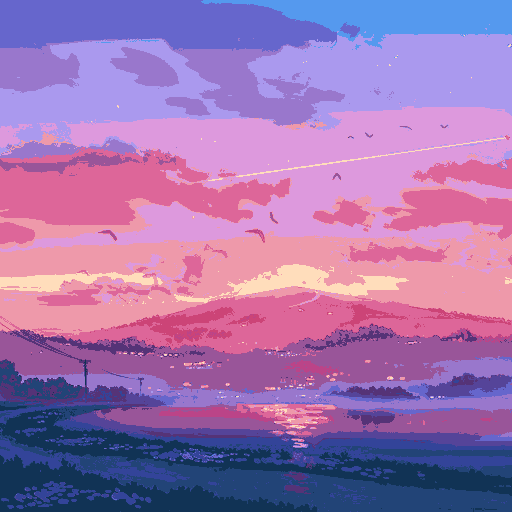

This game map was drawn from its Tiled (.tmx) file and the tilesets committed beside it. A one-line description and the full map source follow:
An orthogonal 32x32 tile map with 16x16 px tiles, 1 tile layer (landscape).

<map version="1.8" tiledversion="1.8.6" orientation="orthogonal" renderorder="right-down" width="32" height="32" tilewidth="16" tileheight="16" infinite="0" nextlayerid="2" nextobjectid="1">
 <tileset firstgid="1" name="landscape_512x512_16" tilewidth="16" tileheight="16" tilecount="1024" columns="32">
  <image source="landscape_512x512_16.bmp" width="512" height="512" />
 </tileset>
 <layer id="1" name="landscape" width="32" height="32">
  <data encoding="csv">
1,2,3,4,5,6,7,8,9,10,11,12,13,14,15,16,17,18,19,20,21,22,23,24,25,26,27,28,29,30,31,32,
33,34,35,36,37,38,39,40,41,42,43,44,45,46,47,48,49,50,51,52,53,54,55,56,57,58,59,60,61,62,63,64,
65,66,67,68,69,70,71,72,73,74,75,76,77,78,79,80,81,82,83,84,85,86,87,88,89,90,91,92,93,94,95,96,
97,98,99,100,101,102,103,104,105,106,107,108,109,110,111,112,113,114,115,116,117,118,119,120,121,122,123,124,125,126,127,128,
129,130,131,132,133,134,135,136,137,138,139,140,141,142,143,144,145,146,147,148,149,150,151,152,153,154,155,156,157,158,159,160,
161,162,163,164,165,166,167,168,169,170,171,172,173,174,175,176,177,178,179,180,181,182,183,184,185,186,187,188,189,190,191,192,
193,194,195,196,197,198,199,200,201,202,203,204,205,206,207,208,209,210,211,212,213,214,215,216,217,218,219,220,221,222,223,224,
225,226,227,228,229,230,231,232,233,234,235,236,237,238,239,240,241,242,243,244,245,246,247,248,249,250,251,252,253,254,255,256,
257,258,259,260,261,262,263,264,265,266,267,268,269,270,271,272,273,274,275,276,277,278,279,280,281,282,283,284,285,286,287,288,
289,290,291,292,293,294,295,296,297,298,299,300,301,302,303,304,305,306,307,308,309,310,311,312,313,314,315,316,317,318,319,320,
321,322,323,324,325,326,327,328,329,330,331,332,333,334,335,336,337,338,339,340,341,342,343,344,345,346,347,348,349,350,351,352,
353,354,355,356,357,358,359,360,361,362,363,364,365,366,367,368,369,370,371,372,373,374,375,376,377,378,379,380,381,382,383,384,
385,386,387,388,389,390,391,392,393,394,395,396,397,398,399,400,401,402,403,404,405,406,407,408,409,410,411,412,413,414,415,416,
417,418,419,420,421,422,423,424,425,426,427,428,429,430,431,432,433,434,435,436,437,438,439,440,441,442,443,444,445,446,447,448,
449,450,451,452,453,454,455,456,457,458,459,460,461,462,463,464,465,466,467,468,469,470,471,472,473,474,475,476,477,478,479,480,
481,482,483,484,485,486,487,488,489,490,491,492,493,494,495,496,497,498,499,500,501,502,503,504,505,506,507,508,509,510,511,512,
513,514,515,516,517,518,519,520,521,522,523,524,525,526,527,528,529,530,531,532,533,534,535,536,537,538,539,540,541,542,543,544,
545,546,547,548,549,550,551,552,553,554,555,556,557,558,559,560,561,562,563,564,565,566,567,568,569,570,571,572,573,574,575,576,
577,578,579,580,581,582,583,584,585,586,587,588,589,590,591,592,593,594,595,596,597,598,599,600,601,602,603,604,605,606,607,608,
609,610,611,612,613,614,615,616,617,618,619,620,621,622,623,624,625,626,627,628,629,630,631,632,633,634,635,636,637,638,639,640,
641,642,643,644,645,646,647,648,649,650,651,652,653,654,655,656,657,658,659,660,661,662,663,664,665,666,667,668,669,670,671,672,
673,674,675,676,677,678,679,680,681,682,683,684,685,686,687,688,689,690,691,692,693,694,695,696,697,698,699,700,701,702,703,704,
705,706,707,708,709,710,711,712,713,714,715,716,717,718,719,720,721,722,723,724,725,726,727,728,729,730,731,732,733,734,735,736,
737,738,739,740,741,742,743,744,745,746,747,748,749,750,751,752,753,754,755,756,757,758,759,760,761,762,763,764,765,766,767,768,
769,770,771,772,773,774,775,776,777,778,779,780,781,782,783,784,785,786,787,788,789,790,791,792,793,794,795,796,797,798,799,800,
801,802,803,804,805,806,807,808,809,810,811,812,813,814,815,816,817,818,819,820,821,822,823,824,825,826,827,828,829,830,831,832,
833,834,835,836,837,838,839,840,841,842,843,844,845,846,847,848,849,850,851,852,853,854,855,856,857,858,859,860,861,862,863,864,
865,866,867,868,869,870,871,872,873,874,875,876,877,878,879,880,881,882,883,884,885,886,887,888,889,890,891,892,893,894,895,896,
897,898,899,900,901,902,903,904,905,906,907,908,909,910,911,912,913,914,915,916,917,918,919,920,921,922,923,924,925,926,927,928,
929,930,931,932,933,934,935,936,937,938,939,940,941,942,943,944,945,946,947,948,949,950,951,952,953,954,955,956,957,958,959,960,
961,962,963,964,965,966,967,968,969,970,971,972,973,974,975,976,977,978,979,980,981,982,983,984,985,986,987,988,989,990,991,992,
993,994,995,996,997,998,999,1000,1001,1002,1003,1004,1005,1006,1007,1008,1009,1010,1011,1012,1013,1014,1015,1016,1017,1018,1019,1020,1021,1022,1023,1024
</data>
 </layer>
</map>
